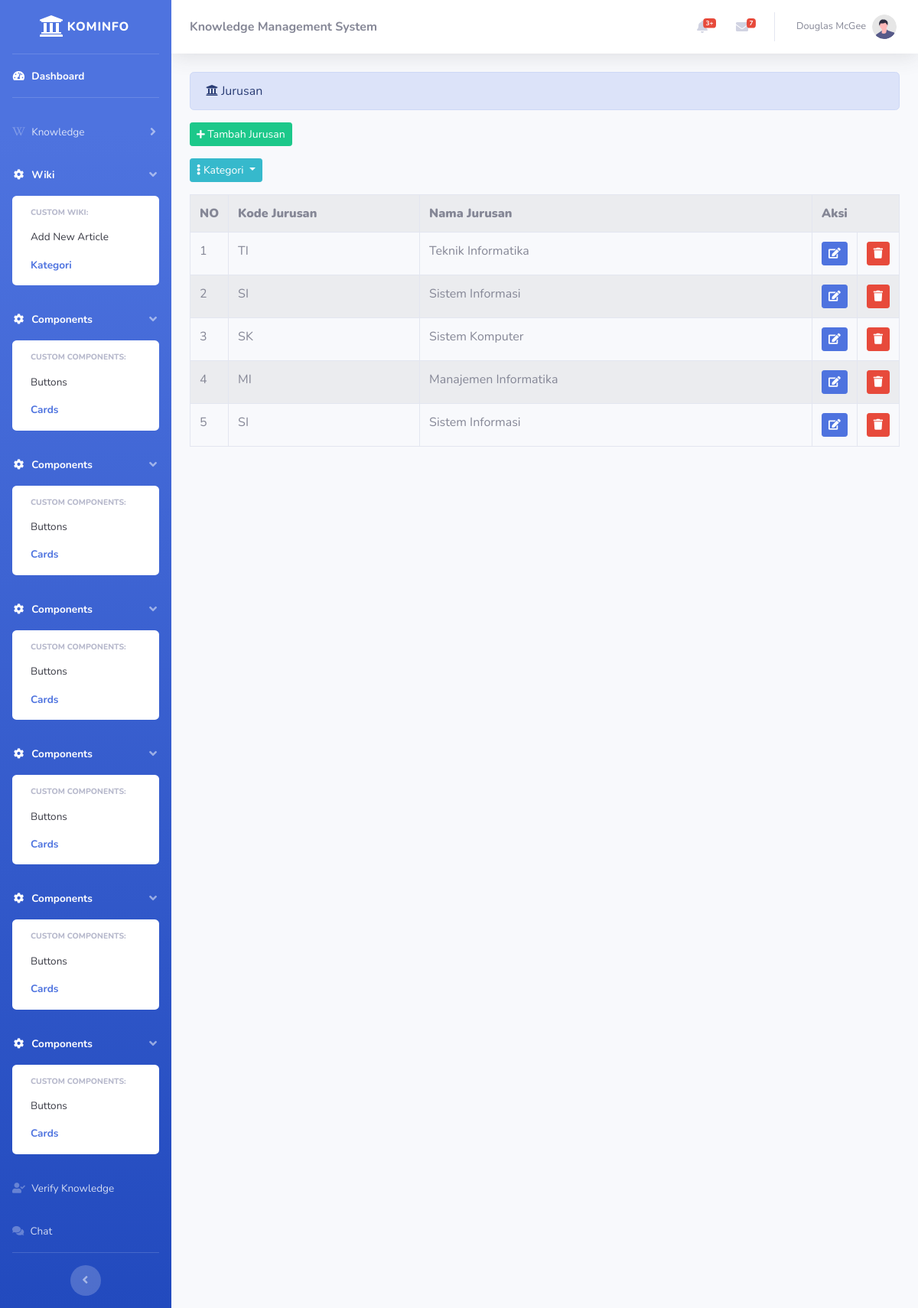
/index.php/administrator/jurusan, run on the app's committed database.
### tables this page shows
CREATE TABLE `jurusan` (
  `id_jurusan` int(11) NOT NULL,
  `kode_jurusan` varchar(3) NOT NULL,
  `nama_jurusan` varchar(25) NOT NULL
);

### application/controllers/administrator/jurusan.php (called while the page is built, shortened)
<?php
class Jurusan extends CI_Controller
{
    public function index()
    {
        $data['jurusan']    = $this->jurusan_model->tampil_data()->result();
        $this->load->view('template_administrator/header');
        $this->load->view('template_administrator/sidebar');
        $this->load->view('administrator/jurusan', $data);
        $this->load->view('template_administrator/footer');
    }
}

### index.php (called while the page is built, shortened)
<?php
require_once BASEPATH.'core/CodeIgniter.php';

### application/models/jurusan_model.php (called while the page is built, shortened)
<?php
class Jurusan_model extends CI_Model
{
    public function tampil_data()
    {
        return $this->db->get('jurusan');
    }
}

### application/views/administrator/jurusan.php (the view, shortened to what this page needs)
<div class="container-fluid">
    <div class="alert alert-primary" role="alert">
        <i class="fas fa-university"></i> Jurusan
    </div>
    <?php echo anchor('administrator/jurusan/input', '<button class="btn btn-sm btn-success mb-3">
    <i class="fas fa-plus fa-sm"></i> Tambah Jurusan</button>') ?>
    <div class="dropdown">
        <button class="btn btn-info dropdown-toggle btn-sm mb-3" type="button" id="dropdownMenuButton" data-toggle="dropdown" aria-haspopup="true" aria-expanded="false">
            <i class="fas fa-ellipsis-v"></i> Kategori
        </button>
    </div>
    <table class="table table-bordered table-striped table-hover">
        <tr>
            <th><strong>NO</strong></th>
            <th><strong>Kode Jurusan</strong></th>
            <th><strong>Nama Jurusan</strong></th>
            <th colspan="2"><strong>Aksi</strong></th>
        </tr>
        <?php
        $no = 1;
        foreach ($jurusan as $jrs) : ?>
            <tr>
                <td width="20px"><?php echo $no++ ?></td>
                <td width="250px"><?php echo $jrs->kode_jurusan ?></td>
                <td><?php echo $jrs->nama_jurusan ?></td>
                <td width="20px">
                    <div class="btn btn-sm btn-primary"><i class="fa fa-edit"></i></div>
                </td>
                <td width="20px">
                    <div class="btn btn-sm btn-danger"><i class="fa fa-trash"></i></div>
                </td>
            </tr>
        <?php endforeach; ?>
    </table>
</div>

### application/views/template_administrator/header.php (shortened to what this page needs)
<!DOCTYPE html>
<html lang="en">
<head>
    <link href="<?php echo base_url() ?>assets/vendor/fontawesome-free/css/all.min.css" rel="stylesheet" type="text/css">
    <link href="<?php echo base_url() ?>assets/css/sb-admin-2.min.css" rel="stylesheet">
</head>

### application/views/template_administrator/sidebar.php (shortened to what this page needs)
<body id="page-top">
    <div id="wrapper">
        <ul class="navbar-nav bg-gradient-primary sidebar sidebar-dark accordion" id="accordionSidebar">
            <a class="sidebar-brand d-flex align-items-center justify-content-center" href="index.html">
                <div class="sidebar-brand-icon">
                    <i class="fas fa-university"></i>
                </div>
                <div class="sidebar-brand-text mx-1">Kominfo</div>
            </a>
            <hr class="sidebar-divider my-0">
            <li class="nav-item active">
                <a class="nav-link" href="index.html">
                    <i class="fas fa-fw fa-tachometer-alt"></i>
                    <span>Dashboard</span></a>
            </li>
            <hr class="sidebar-divider d-none d-md-block">
            <li class="nav-item">
                <a class="nav-link collapsed" href="#" data-toggle="collapse" data-target="#collapseKnowledge" aria-expanded="true" aria-controls="collapseKnowledge">
                    <i class="fab fa-wikipedia-w"></i>
                    <span>Knowledge</span>
                </a>
            </li>
            <li class="nav-item active">
                <a class="nav-link" href="#" data-toggle="collapse" data-target="#collapseWiki" aria-expanded="true"
                    aria-controls="collapseWiki">
                    <i class="fas fa-fw fa-cog"></i>
                    <span>Wiki</span>
                </a>
                <div id="collapseWiki" class="collapse show" aria-labelledby="headingTwo"
                    data-parent="#accordionSidebar">
                    <div class="bg-white py-2 collapse-inner rounded">
                        <h6 class="collapse-header">Custom Wiki:</h6>
                        <a class="collapse-item" href="buttons.html">Add New Article</a>
                        <a class="collapse-item active" href="cards.html">Kategori</a>
                    </div>
                </div>
            </li>
            <li class="nav-item active">
                <a class="nav-link" href="#" data-toggle="collapse" data-target="#collapseTwo" aria-expanded="true"
                    aria-controls="collapseTwo">
                    <i class="fas fa-fw fa-cog"></i>
                    <span>Components</span>
                </a>
                <div id="collapseTwo" class="collapse show" aria-labelledby="headingTwo"
                    data-parent="#accordionSidebar">
                    <div class="bg-white py-2 collapse-inner rounded">
                        <h6 class="collapse-header">Custom Components:</h6>
                        <a class="collapse-item" href="buttons.html">Buttons</a>
                        <a class="collapse-item active" href="cards.html">Cards</a>
                    </div>
                </div>
            </li>
            <li class="nav-item active">
                <a class="nav-link" href="#" data-toggle="collapse" data-target="#collapseTwo" aria-expanded="true"
                    aria-controls="collapseTwo">
                    <i class="fas fa-fw fa-cog"></i>
                    <span>Components</span>
                </a>
                <div id="collapseTwo" class="collapse show" aria-labelledby="headingTwo"
                    data-parent="#accordionSidebar">
                    <div class="bg-white py-2 collapse-inner rounded">
                        <h6 class="collapse-header">Custom Components:</h6>
                        <a class="collapse-item" href="buttons.html">Buttons</a>
                        <a class="collapse-item active" href="cards.html">Cards</a>
                    </div>
                </div>
            </li>
            <li class="nav-item active">
                <a class="nav-link" href="#" data-toggle="collapse" data-target="#collapseTwo" aria-expanded="true"
                    aria-controls="collapseTwo">
                    <i class="fas fa-fw fa-cog"></i>
                    <span>Components</span>
                </a>
                <div id="collapseTwo" class="collapse show" aria-labelledby="headingTwo"
                    data-parent="#accordionSidebar">
                    <div class="bg-white py-2 collapse-inner rounded">
                        <h6 class="collapse-header">Custom Components:</h6>
                        <a class="collapse-item" href="buttons.html">Buttons</a>
                        <a class="collapse-item active" href="cards.html">Cards</a>
                    </div>
                </div>
            </li>
            <li class="nav-item active">
                <a class="nav-link" href="#" data-toggle="collapse" data-target="#collapseTwo" aria-expanded="true"
                    aria-controls="collapseTwo">
                    <i class="fas fa-fw fa-cog"></i>
                    <span>Components</span>
                </a>
                <div id="collapseTwo" class="collapse show" aria-labelledby="headingTwo"
                    data-parent="#accordionSidebar">
                    <div class="bg-white py-2 collapse-inner rounded">
                        <h6 class="collapse-header">Custom Components:</h6>
                        <a class="collapse-item" href="buttons.html">Buttons</a>
                        <a class="collapse-item active" href="cards.html">Cards</a>
                    </div>
                </div>
            </li>
            <li class="nav-item active">
                <a class="nav-link" href="#" data-toggle="collapse" data-target="#collapseTwo" aria-expanded="true"
                    aria-controls="collapseTwo">
                    <i class="fas fa-fw fa-cog"></i>
                    <span>Components</span>
                </a>
                <div id="collapseTwo" class="collapse show" aria-labelledby="headingTwo"
                    data-parent="#accordionSidebar">
                    <div class="bg-white py-2 collapse-inner rounded">
                        <h6 class="collapse-header">Custom Components:</h6>
                        <a class="collapse-item" href="buttons.html">Buttons</a>
                        <a class="collapse-item active" href="cards.html">Cards</a>
                    </div>
                </div>
            </li>
            <li class="nav-item active">
                <a class="nav-link" href="#" data-toggle="collapse" data-target="#collapseTwo" aria-expanded="true"
                    aria-controls="collapseTwo">
                    <i class="fas fa-fw fa-cog"></i>
                    <span>Components</span>
                </a>
                <div id="collapseTwo" class="collapse show" aria-labelledby="headingTwo"
                    data-parent="#accordionSidebar">
                    <div class="bg-white py-2 collapse-inner rounded">
                        <h6 class="collapse-header">Custom Components:</h6>
                        <a class="collapse-item" href="buttons.html">Buttons</a>
                        <a class="collapse-item active" href="cards.html">Cards</a>
                    </div>
                </div>
            </li>
            <li class="nav-item">
                <a class="nav-link" href="#">
                    <i class="fas fa-user-check"></i>
                    <span>Verify Knowledge</span></a>
            </li>
            <li class="nav-item">
                <a class="nav-link" href="#">
                    <i class="fas fa-comments"></i>
                    <span>Chat</span></a>
            </li>
            <hr class="sidebar-divider d-none d-md-block">
            <div class="text-center d-none d-md-inline">
                <button class="rounded-circle border-0" id="sidebarToggle"></button>
            </div>
        </ul>
        <div id="content-wrapper" class="d-flex flex-column">
            <div id="content">
                <nav class="navbar navbar-expand navbar-light bg-white topbar mb-4 static-top shadow">
                    <div class="sidebar-brand-text mx-2">
                        <strong>Knowledge Management System</strong>
                    </div>
                    <ul class="navbar-nav ml-auto">
                        <li class="nav-item dropdown no-arrow mx-1">
                            <a class="nav-link dropdown-toggle" href="#" id="alertsDropdown" role="button" data-toggle="dropdown" aria-haspopup="true" aria-expanded="false">
                                <i class="fas fa-bell fa-fw"></i>
                                <span class="badge badge-danger badge-counter">3+</span>
                            </a>
                        </li>
                        <li class="nav-item dropdown no-arrow mx-1">
                            <a class="nav-link dropdown-toggle" href="#" id="messagesDropdown" role="button" data-toggle="dropdown" aria-haspopup="true" aria-expanded="false">
                                <i class="fas fa-envelope fa-fw"></i>
                                <span class="badge badge-danger badge-counter">7</span>
                            </a>
                        </li>
                        <li class="nav-item dropdown no-arrow">
                            <a class="nav-link dropdown-toggle" href="#" id="userDropdown" role="button" data-toggle="dropdown" aria-haspopup="true" aria-expanded="false">
                                <span class="mr-2 d-none d-lg-inline text-gray-600 small">Douglas McGee</span>
                                <img class="img-profile rounded-circle" src="img/undraw_profile.svg">
                            </a>
                        </li>
                    </ul>
                </nav>

### application/views/template_administrator/footer.php (shortened to what this page needs)
</body>
</html>

### data on the page
jurusan: kode_jurusan "TI", nama_jurusan "Teknik Informatika"
jurusan: kode_jurusan "SI", nama_jurusan "Sistem Informasi"
jurusan: kode_jurusan "SK", nama_jurusan "Sistem Komputer"
jurusan: kode_jurusan "MI", nama_jurusan "Manajemen Informatika"
jurusan: kode_jurusan "SI", nama_jurusan "Sistem Informasi"
